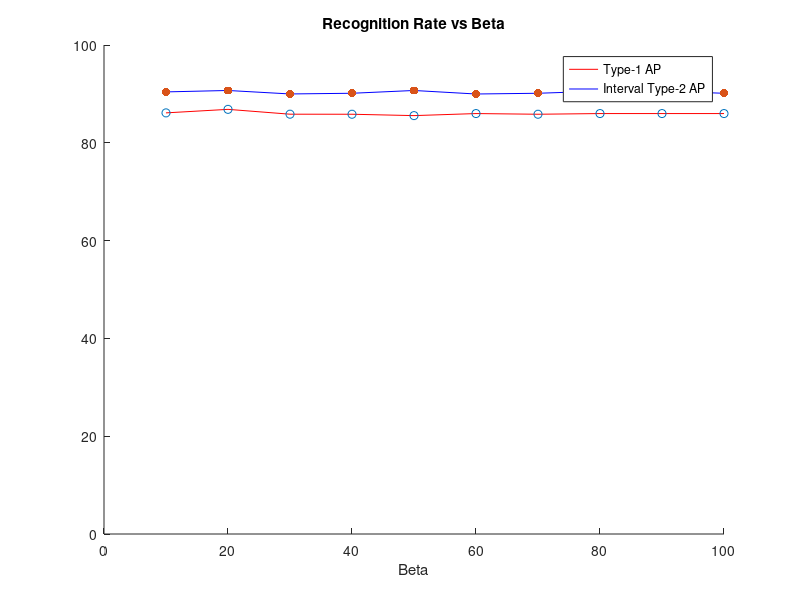

This chart was generated by the following MATLAB code:
betaT1=[10 20 30 40 50 60 70 80 90 100];
acc1=[86.12 86.84 85.85 85.84 85.56 85.98 85.84 85.98 85.98 85.98];

betaIT2=[10 20 30 40 50 60 70 80 90 100];
acc2=[90.41 90.7 89.99 90.13 90.7 89.98 90.13 90.56 90.56 90.13];

clear y label;
hold on 
plot(betaT1,acc1,'red');
plot(betaIT2,acc2,'blue');

title('Recognition Rate vs Beta');
xlabel('Beta');
%ylabel('Recognition Rate(%)');

scatter(betaT1,acc1,'red');
scatter(betaIT2,acc2,'blue','filled');
legend('Type-1 AP','Interval Type-2 AP');
%legend('Type-2 AP','Type-2 Data','Type-1 AP','Type-1 Data');
ylim([0 100]);
hold off